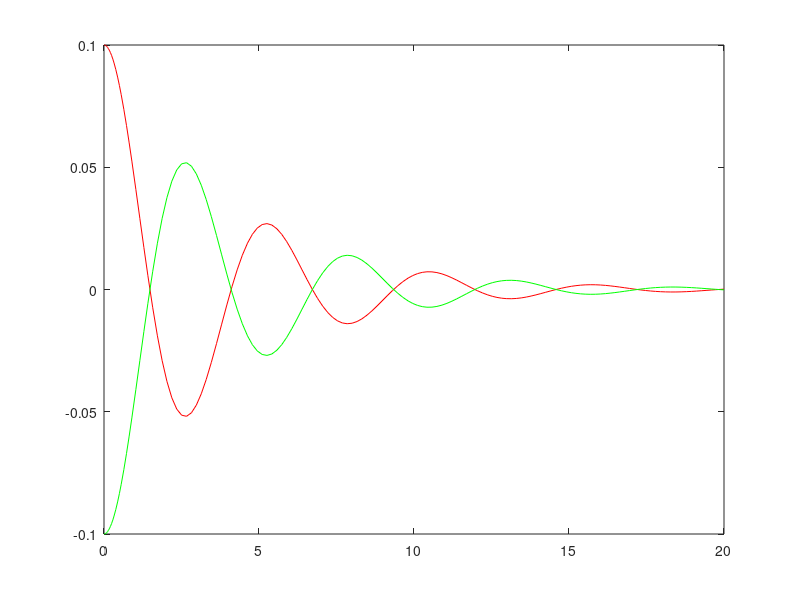

The MATLAB source for this figure: (Note: this script raises an error after producing the figure.)
function harmonisch_zweimassenschwinger_quer
    X0 = [0.1;-0.1;0;0]; 
    tspan = [0,20];
    [t,Y] = ode45(@RechteSeite, tspan, X0);
    
    y1 = Y(:,1);
    y2 = Y(:,2);
    figure(1);
    plot(t, y1, "r", t, y2, "g");
    
    h1 = figure(2);
    

    rect_len = 1;

    limx = [min(cat(1,y1,y2))-rect_len * 2 max(cat(1,y1,y2))+rect_len * 2];
    
    for r = 1:size(t)
        if(not(ishandle(h1)))
            return
        end
        ax = h1.CurrentAxes;
        cla(ax);
        rectangle(ax, "Position", [3, y1(r)-rect_len/2, rect_len, rect_len])
        rectangle(ax, "Position", [6, y2(r)-rect_len/2, rect_len, rect_len])
        ax = h1.CurrentAxes;
        ax.XLim = [0 10];
        range = ax.XLim(2) - ax.XLim(1);
        ax.YLim = limx;
        pause(0.1)
    end
    
end

function dX = RechteSeite(t,X)
    k1 = 1;
    k2 = 1;
    k3 = 1;
    m1 = 1;
    m2 = 1;
    l = 3;
    my = 0.5;
    A = [0,0,1,0;
         0,0,0,1;
         (-k1*3)/(2*l*m1)-(k2*3)/(2*l*m1), (k2*3)/(2*l*m1), -my/m1, 0;
         (k2*3)/(2*l*m2), -(k3*3)/(2*l*m2)-(k2*3)/(2*l*m2), 0, -my/m2];

    dX = A*X;
end

